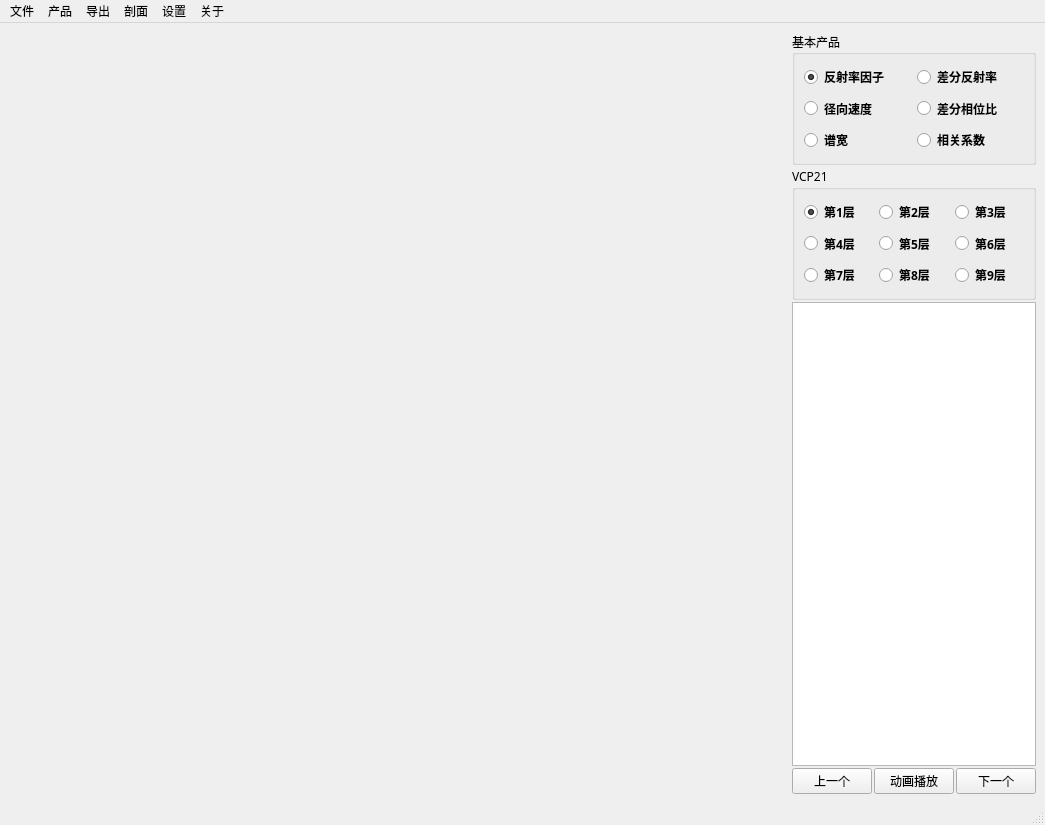
<?xml version="1.0" encoding="UTF-8"?>
<ui version="4.0">
 <class>MainWindow</class>
 <widget class="QMainWindow" name="MainWindow">
  <property name="geometry">
   <rect>
    <x>0</x>
    <y>0</y>
    <width>1045</width>
    <height>825</height>
   </rect>
  </property>
  <property name="windowTitle">
   <string>新一代天气雷达数据处理软件</string>
  </property>
  <property name="windowIcon">
   <iconset resource="radar_icon.qrc">
    <normaloff>:/res/icon/icons8-gps-antenna-80.png</normaloff>:/res/icon/icons8-gps-antenna-80.png</iconset>
  </property>
  <widget class="QWidget" name="centralWidget">
   <layout class="QHBoxLayout" name="horizontalLayout_3">
    <item>
     <layout class="QHBoxLayout" name="horizontalLayout_2" stretch="20,1">
      <property name="spacing">
       <number>2</number>
      </property>
      <item>
       <widget class="MplWidget" name="MplWidget" native="true">
        <property name="sizePolicy">
         <sizepolicy hsizetype="Expanding" vsizetype="Expanding">
          <horstretch>1</horstretch>
          <verstretch>1</verstretch>
         </sizepolicy>
        </property>
        <property name="minimumSize">
         <size>
          <width>550</width>
          <height>550</height>
         </size>
        </property>
        <property name="statusTip">
         <string>天气雷达图像显示</string>
        </property>
       </widget>
      </item>
      <item>
       <layout class="QVBoxLayout" name="verticalLayout_3" stretch="6,11">
        <property name="spacing">
         <number>2</number>
        </property>
        <item>
         <layout class="QVBoxLayout" name="verticalLayout_2" stretch="0,0">
          <property name="spacing">
           <number>2</number>
          </property>
          <item>
           <widget class="QGroupBox" name="groupBox_2">
            <property name="sizePolicy">
             <sizepolicy hsizetype="Preferred" vsizetype="Preferred">
              <horstretch>0</horstretch>
              <verstretch>10</verstretch>
             </sizepolicy>
            </property>
            <property name="minimumSize">
             <size>
              <width>20</width>
              <height>10</height>
             </size>
            </property>
            <property name="font">
             <font>
              <family>微软雅黑</family>
             </font>
            </property>
            <property name="toolTipDuration">
             <number>-1</number>
            </property>
            <property name="statusTip">
             <string>选择显示的产品</string>
            </property>
            <property name="autoFillBackground">
             <bool>false</bool>
            </property>
            <property name="title">
             <string>基本产品</string>
            </property>
            <property name="checkable">
             <bool>false</bool>
            </property>
            <layout class="QGridLayout" name="gridLayout_2">
             <item row="2" column="1">
              <widget class="QRadioButton" name="radioButton_15">
               <property name="sizePolicy">
                <sizepolicy hsizetype="Preferred" vsizetype="Preferred">
                 <horstretch>0</horstretch>
                 <verstretch>10</verstretch>
                </sizepolicy>
               </property>
               <property name="font">
                <font>
                 <weight>75</weight>
                 <bold>true</bold>
                </font>
               </property>
               <property name="text">
                <string>相关系数</string>
               </property>
              </widget>
             </item>
             <item row="2" column="0">
              <widget class="QRadioButton" name="radioButton_12">
               <property name="sizePolicy">
                <sizepolicy hsizetype="Preferred" vsizetype="Preferred">
                 <horstretch>0</horstretch>
                 <verstretch>10</verstretch>
                </sizepolicy>
               </property>
               <property name="font">
                <font>
                 <weight>75</weight>
                 <bold>true</bold>
                </font>
               </property>
               <property name="text">
                <string>谱宽</string>
               </property>
              </widget>
             </item>
             <item row="1" column="1">
              <widget class="QRadioButton" name="radioButton_14">
               <property name="sizePolicy">
                <sizepolicy hsizetype="Preferred" vsizetype="Preferred">
                 <horstretch>0</horstretch>
                 <verstretch>10</verstretch>
                </sizepolicy>
               </property>
               <property name="font">
                <font>
                 <weight>75</weight>
                 <bold>true</bold>
                </font>
               </property>
               <property name="text">
                <string>差分相位比</string>
               </property>
              </widget>
             </item>
             <item row="0" column="0">
              <widget class="QRadioButton" name="radioButton_10">
               <property name="sizePolicy">
                <sizepolicy hsizetype="Preferred" vsizetype="Preferred">
                 <horstretch>0</horstretch>
                 <verstretch>10</verstretch>
                </sizepolicy>
               </property>
               <property name="font">
                <font>
                 <family>微软雅黑</family>
                 <weight>75</weight>
                 <bold>true</bold>
                </font>
               </property>
               <property name="text">
                <string>反射率因子</string>
               </property>
               <property name="checked">
                <bool>true</bool>
               </property>
              </widget>
             </item>
             <item row="0" column="1">
              <widget class="QRadioButton" name="radioButton_13">
               <property name="sizePolicy">
                <sizepolicy hsizetype="Preferred" vsizetype="Preferred">
                 <horstretch>0</horstretch>
                 <verstretch>10</verstretch>
                </sizepolicy>
               </property>
               <property name="font">
                <font>
                 <weight>75</weight>
                 <bold>true</bold>
                </font>
               </property>
               <property name="text">
                <string>差分反射率</string>
               </property>
              </widget>
             </item>
             <item row="1" column="0">
              <widget class="QRadioButton" name="radioButton_11">
               <property name="sizePolicy">
                <sizepolicy hsizetype="Preferred" vsizetype="Preferred">
                 <horstretch>0</horstretch>
                 <verstretch>10</verstretch>
                </sizepolicy>
               </property>
               <property name="font">
                <font>
                 <weight>75</weight>
                 <bold>true</bold>
                </font>
               </property>
               <property name="text">
                <string>径向速度</string>
               </property>
              </widget>
             </item>
            </layout>
           </widget>
          </item>
          <item>
           <widget class="QGroupBox" name="groupBox">
            <property name="sizePolicy">
             <sizepolicy hsizetype="Preferred" vsizetype="Preferred">
              <horstretch>0</horstretch>
              <verstretch>10</verstretch>
             </sizepolicy>
            </property>
            <property name="minimumSize">
             <size>
              <width>20</width>
              <height>10</height>
             </size>
            </property>
            <property name="font">
             <font>
              <family>微软雅黑</family>
             </font>
            </property>
            <property name="statusTip">
             <string>选择要显示的仰角</string>
            </property>
            <property name="title">
             <string>VCP21</string>
            </property>
            <property name="checkable">
             <bool>false</bool>
            </property>
            <layout class="QGridLayout" name="gridLayout">
             <item row="0" column="1">
              <widget class="QRadioButton" name="radioButton_2">
               <property name="sizePolicy">
                <sizepolicy hsizetype="Preferred" vsizetype="Preferred">
                 <horstretch>0</horstretch>
                 <verstretch>10</verstretch>
                </sizepolicy>
               </property>
               <property name="font">
                <font>
                 <family>微软雅黑</family>
                 <weight>75</weight>
                 <bold>true</bold>
                </font>
               </property>
               <property name="text">
                <string>第2层</string>
               </property>
              </widget>
             </item>
             <item row="1" column="0">
              <widget class="QRadioButton" name="radioButton_4">
               <property name="sizePolicy">
                <sizepolicy hsizetype="Preferred" vsizetype="Preferred">
                 <horstretch>0</horstretch>
                 <verstretch>10</verstretch>
                </sizepolicy>
               </property>
               <property name="font">
                <font>
                 <family>微软雅黑</family>
                 <weight>75</weight>
                 <bold>true</bold>
                </font>
               </property>
               <property name="text">
                <string>第4层</string>
               </property>
              </widget>
             </item>
             <item row="1" column="1">
              <widget class="QRadioButton" name="radioButton_5">
               <property name="sizePolicy">
                <sizepolicy hsizetype="Preferred" vsizetype="Preferred">
                 <horstretch>0</horstretch>
                 <verstretch>10</verstretch>
                </sizepolicy>
               </property>
               <property name="font">
                <font>
                 <family>微软雅黑</family>
                 <weight>75</weight>
                 <bold>true</bold>
                </font>
               </property>
               <property name="text">
                <string>第5层</string>
               </property>
              </widget>
             </item>
             <item row="0" column="2">
              <widget class="QRadioButton" name="radioButton_3">
               <property name="sizePolicy">
                <sizepolicy hsizetype="Preferred" vsizetype="Preferred">
                 <horstretch>0</horstretch>
                 <verstretch>10</verstretch>
                </sizepolicy>
               </property>
               <property name="font">
                <font>
                 <family>微软雅黑</family>
                 <weight>75</weight>
                 <bold>true</bold>
                </font>
               </property>
               <property name="text">
                <string>第3层</string>
               </property>
              </widget>
             </item>
             <item row="0" column="0">
              <widget class="QRadioButton" name="radioButton_1">
               <property name="sizePolicy">
                <sizepolicy hsizetype="Preferred" vsizetype="Preferred">
                 <horstretch>0</horstretch>
                 <verstretch>10</verstretch>
                </sizepolicy>
               </property>
               <property name="font">
                <font>
                 <family>微软雅黑</family>
                 <weight>75</weight>
                 <bold>true</bold>
                </font>
               </property>
               <property name="text">
                <string>第1层</string>
               </property>
               <property name="checked">
                <bool>true</bool>
               </property>
              </widget>
             </item>
             <item row="2" column="0">
              <widget class="QRadioButton" name="radioButton_7">
               <property name="sizePolicy">
                <sizepolicy hsizetype="Preferred" vsizetype="Preferred">
                 <horstretch>0</horstretch>
                 <verstretch>10</verstretch>
                </sizepolicy>
               </property>
               <property name="font">
                <font>
                 <family>微软雅黑</family>
                 <weight>75</weight>
                 <bold>true</bold>
                </font>
               </property>
               <property name="text">
                <string>第7层</string>
               </property>
              </widget>
             </item>
             <item row="2" column="1">
              <widget class="QRadioButton" name="radioButton_8">
               <property name="sizePolicy">
                <sizepolicy hsizetype="Preferred" vsizetype="Preferred">
                 <horstretch>0</horstretch>
                 <verstretch>10</verstretch>
                </sizepolicy>
               </property>
               <property name="font">
                <font>
                 <family>微软雅黑</family>
                 <weight>75</weight>
                 <bold>true</bold>
                </font>
               </property>
               <property name="text">
                <string>第8层</string>
               </property>
              </widget>
             </item>
             <item row="1" column="2">
              <widget class="QRadioButton" name="radioButton_6">
               <property name="sizePolicy">
                <sizepolicy hsizetype="Preferred" vsizetype="Preferred">
                 <horstretch>0</horstretch>
                 <verstretch>10</verstretch>
                </sizepolicy>
               </property>
               <property name="font">
                <font>
                 <family>微软雅黑</family>
                 <weight>75</weight>
                 <bold>true</bold>
                </font>
               </property>
               <property name="text">
                <string>第6层</string>
               </property>
              </widget>
             </item>
             <item row="2" column="2">
              <widget class="QRadioButton" name="radioButton_9">
               <property name="sizePolicy">
                <sizepolicy hsizetype="Preferred" vsizetype="Preferred">
                 <horstretch>0</horstretch>
                 <verstretch>10</verstretch>
                </sizepolicy>
               </property>
               <property name="font">
                <font>
                 <family>微软雅黑</family>
                 <weight>75</weight>
                 <bold>true</bold>
                </font>
               </property>
               <property name="text">
                <string>第9层</string>
               </property>
              </widget>
             </item>
            </layout>
           </widget>
          </item>
         </layout>
        </item>
        <item>
         <layout class="QVBoxLayout" name="verticalLayout" stretch="20,1">
          <property name="spacing">
           <number>2</number>
          </property>
          <item>
           <widget class="QListWidget" name="listWidget">
            <property name="sizePolicy">
             <sizepolicy hsizetype="Preferred" vsizetype="Preferred">
              <horstretch>0</horstretch>
              <verstretch>10</verstretch>
             </sizepolicy>
            </property>
            <property name="minimumSize">
             <size>
              <width>0</width>
              <height>50</height>
             </size>
            </property>
            <property name="statusTip">
             <string>雷达基数据列表</string>
            </property>
           </widget>
          </item>
          <item>
           <layout class="QHBoxLayout" name="horizontalLayout">
            <item>
             <widget class="QPushButton" name="pushButton">
              <property name="sizePolicy">
               <sizepolicy hsizetype="Preferred" vsizetype="Preferred">
                <horstretch>0</horstretch>
                <verstretch>10</verstretch>
               </sizepolicy>
              </property>
              <property name="font">
               <font>
                <family>微软雅黑</family>
               </font>
              </property>
              <property name="text">
               <string>上一个</string>
              </property>
             </widget>
            </item>
            <item>
             <widget class="QPushButton" name="pushButton_2">
              <property name="sizePolicy">
               <sizepolicy hsizetype="Preferred" vsizetype="Preferred">
                <horstretch>0</horstretch>
                <verstretch>10</verstretch>
               </sizepolicy>
              </property>
              <property name="font">
               <font>
                <family>微软雅黑</family>
               </font>
              </property>
              <property name="text">
               <string>动画播放</string>
              </property>
             </widget>
            </item>
            <item>
             <widget class="QPushButton" name="pushButton_3">
              <property name="sizePolicy">
               <sizepolicy hsizetype="Preferred" vsizetype="Preferred">
                <horstretch>0</horstretch>
                <verstretch>10</verstretch>
               </sizepolicy>
              </property>
              <property name="font">
               <font>
                <family>微软雅黑</family>
               </font>
              </property>
              <property name="text">
               <string>下一个</string>
              </property>
             </widget>
            </item>
           </layout>
          </item>
         </layout>
        </item>
       </layout>
      </item>
     </layout>
    </item>
   </layout>
  </widget>
  <widget class="QMenuBar" name="menuBar">
   <property name="geometry">
    <rect>
     <x>0</x>
     <y>0</y>
     <width>1045</width>
     <height>23</height>
    </rect>
   </property>
   <widget class="QMenu" name="menu_2">
    <property name="title">
     <string>产品</string>
    </property>
    <widget class="QMenu" name="menu3D">
     <property name="title">
      <string>3D显示</string>
     </property>
     <property name="icon">
      <iconset resource="radar_icon.qrc">
       <normaloff>:/res/icon/icons8-virtualbox-96.png</normaloff>:/res/icon/icons8-virtualbox-96.png</iconset>
     </property>
     <addaction name="actionr"/>
     <addaction name="actionv"/>
     <addaction name="actionw"/>
    </widget>
    <addaction name="actioncappi"/>
    <addaction name="actioncr"/>
    <addaction name="separator"/>
    <addaction name="actionVVP"/>
    <addaction name="actionVAD"/>
    <addaction name="actionCentroid_height"/>
    <addaction name="actionLWC"/>
    <addaction name="actionCLOUD_TOP"/>
    <addaction name="separator"/>
    <addaction name="actionstorm_Identification"/>
    <addaction name="actionstorm_track"/>
    <addaction name="separator"/>
    <addaction name="menu3D"/>
   </widget>
   <widget class="QMenu" name="menu_3">
    <property name="title">
     <string>导出</string>
    </property>
    <addaction name="actionCAPPI"/>
    <addaction name="actionCR"/>
    <addaction name="separator"/>
    <addaction name="actionVVP_2"/>
    <addaction name="actionVAD_2"/>
    <addaction name="actionheight"/>
    <addaction name="actionLWC_2"/>
    <addaction name="actiontop"/>
    <addaction name="actionIdentification"/>
    <addaction name="actiontrack"/>
   </widget>
   <widget class="QMenu" name="menu_4">
    <property name="title">
     <string>设置</string>
    </property>
    <widget class="QMenu" name="menu_6">
     <property name="title">
      <string>显示设置</string>
     </property>
     <property name="icon">
      <iconset resource="radar_icon.qrc">
       <normaloff>:/res/icon/icons8-support-60.png</normaloff>:/res/icon/icons8-support-60.png</iconset>
     </property>
     <addaction name="actionwithmap"/>
     <addaction name="actioncontinuous"/>
    </widget>
    <addaction name="actionsavedir"/>
    <addaction name="menu_6"/>
    <addaction name="actionstation"/>
   </widget>
   <widget class="QMenu" name="menu_5">
    <property name="title">
     <string>关于</string>
    </property>
    <addaction name="actionabout_data_format"/>
    <addaction name="separator"/>
    <addaction name="actionabout_this_program"/>
    <addaction name="actionabout_us"/>
    <addaction name="actioncontact_us"/>
   </widget>
   <widget class="QMenu" name="menu_7">
    <property name="title">
     <string>剖面</string>
    </property>
    <addaction name="actionvertical"/>
   </widget>
   <widget class="QMenu" name="menu">
    <property name="title">
     <string>文件</string>
    </property>
    <addaction name="actionopen_2"/>
    <addaction name="actionopendir_2"/>
    <addaction name="separator"/>
    <addaction name="actionquit_2"/>
   </widget>
   <addaction name="menu"/>
   <addaction name="menu_2"/>
   <addaction name="menu_3"/>
   <addaction name="menu_7"/>
   <addaction name="menu_4"/>
   <addaction name="menu_5"/>
  </widget>
  <widget class="QStatusBar" name="statusBar"/>
  <action name="actionopen">
   <property name="icon">
    <iconset resource="radar_icon.qrc">
     <normaloff>:/res/icon/icons8-opened-folder-128.png</normaloff>:/res/icon/icons8-opened-folder-128.png</iconset>
   </property>
   <property name="text">
    <string>打开文件</string>
   </property>
   <property name="statusTip">
    <string>打开一个天气雷达基数据</string>
   </property>
  </action>
  <action name="actionquit">
   <property name="icon">
    <iconset resource="radar_icon.qrc">
     <normaloff>:/res/icon/icons8-exit-64.png</normaloff>:/res/icon/icons8-exit-64.png</iconset>
   </property>
   <property name="text">
    <string>退出</string>
   </property>
   <property name="statusTip">
    <string>退出软件</string>
   </property>
  </action>
  <action name="actionVVP">
   <property name="icon">
    <iconset resource="radar_icon.qrc">
     <normaloff>:/res/icon/icons8-wind-turbines-64.png</normaloff>:/res/icon/icons8-wind-turbines-64.png</iconset>
   </property>
   <property name="text">
    <string>水平风场</string>
   </property>
  </action>
  <action name="actionVAD">
   <property name="icon">
    <iconset resource="radar_icon.qrc">
     <normaloff>:/res/icon/icons8-wind-turbine-64.png</normaloff>:/res/icon/icons8-wind-turbine-64.png</iconset>
   </property>
   <property name="text">
    <string>垂直风场</string>
   </property>
  </action>
  <action name="actionLWC">
   <property name="icon">
    <iconset resource="radar_icon.qrc">
     <normaloff>:/res/icon/icons8-water-steam-48.png</normaloff>:/res/icon/icons8-water-steam-48.png</iconset>
   </property>
   <property name="text">
    <string>液态水含量</string>
   </property>
  </action>
  <action name="actionCLOUD_TOP">
   <property name="icon">
    <iconset resource="radar_icon.qrc">
     <normaloff>:/res/icon/icons8-storm-64.png</normaloff>:/res/icon/icons8-storm-64.png</iconset>
   </property>
   <property name="text">
    <string>风暴顶高度</string>
   </property>
  </action>
  <action name="actionstorm_Identification">
   <property name="icon">
    <iconset resource="radar_icon.qrc">
     <normaloff>:/res/icon/icons8-lightning-bolt-40.png</normaloff>:/res/icon/icons8-lightning-bolt-40.png</iconset>
   </property>
   <property name="text">
    <string>风暴识别</string>
   </property>
  </action>
  <action name="actionCentroid_height">
   <property name="icon">
    <iconset resource="radar_icon.qrc">
     <normaloff>:/res/icon/icons8-heaven-80.png</normaloff>:/res/icon/icons8-heaven-80.png</iconset>
   </property>
   <property name="text">
    <string>质心高度</string>
   </property>
  </action>
  <action name="actionstation">
   <property name="icon">
    <iconset resource="radar_icon.qrc">
     <normaloff>:/res/icon/icons8-services-60.png</normaloff>:/res/icon/icons8-services-60.png</iconset>
   </property>
   <property name="text">
    <string>站点信息设置</string>
   </property>
  </action>
  <action name="actionabout_this_program">
   <property name="icon">
    <iconset resource="radar_icon.qrc">
     <normaloff>:/res/icon/icons8-dashed-cloud-96.png</normaloff>:/res/icon/icons8-dashed-cloud-96.png</iconset>
   </property>
   <property name="text">
    <string>关于本项目</string>
   </property>
  </action>
  <action name="actionabout_us">
   <property name="icon">
    <iconset resource="radar_icon.qrc">
     <normaloff>:/res/icon/icons8-people-80.png</normaloff>:/res/icon/icons8-people-80.png</iconset>
   </property>
   <property name="text">
    <string>关于我们</string>
   </property>
  </action>
  <action name="actioncontact_us">
   <property name="icon">
    <iconset resource="radar_icon.qrc">
     <normaloff>:/res/icon/icons8-contacts-32.png</normaloff>:/res/icon/icons8-contacts-32.png</iconset>
   </property>
   <property name="text">
    <string>联系我们</string>
   </property>
  </action>
  <action name="actionstorm_track">
   <property name="icon">
    <iconset resource="radar_icon.qrc">
     <normaloff>:/res/icon/icons8-radar-50.png</normaloff>:/res/icon/icons8-radar-50.png</iconset>
   </property>
   <property name="text">
    <string>风暴追踪</string>
   </property>
  </action>
  <action name="actionR">
   <property name="icon">
    <iconset resource="radar_icon.qrc">
     <normaloff>:/res/icon/icons8-storm-48.png</normaloff>:/res/icon/icons8-storm-48.png</iconset>
   </property>
   <property name="text">
    <string>反射率因子</string>
   </property>
  </action>
  <action name="actionW">
   <property name="icon">
    <iconset resource="radar_icon.qrc">
     <normaloff>:/res/icon/icons8-soundcloud-48 (1).png</normaloff>:/res/icon/icons8-soundcloud-48 (1).png</iconset>
   </property>
   <property name="text">
    <string>谱宽</string>
   </property>
  </action>
  <action name="actionV">
   <property name="icon">
    <iconset resource="radar_icon.qrc">
     <normaloff>:/res/icon/icons8-happy-cloud-80.png</normaloff>:/res/icon/icons8-happy-cloud-80.png</iconset>
   </property>
   <property name="text">
    <string>径向速度</string>
   </property>
  </action>
  <action name="actionNETCDF">
   <property name="icon">
    <iconset resource="radar_icon.qrc">
     <normaloff>:/res/icon/icons8-save-as-50.png</normaloff>:/res/icon/icons8-save-as-50.png</iconset>
   </property>
   <property name="text">
    <string>全部保存</string>
   </property>
  </action>
  <action name="actionabout_data_format">
   <property name="icon">
    <iconset resource="radar_icon.qrc">
     <normaloff>:/res/icon/icons8-toolbox-32.png</normaloff>:/res/icon/icons8-toolbox-32.png</iconset>
   </property>
   <property name="text">
    <string>关于导出数据格式</string>
   </property>
  </action>
  <action name="actionVVP_2">
   <property name="icon">
    <iconset resource="radar_icon.qrc">
     <normaloff>:/res/icon/icons8-wind-turbines-64.png</normaloff>:/res/icon/icons8-wind-turbines-64.png</iconset>
   </property>
   <property name="text">
    <string>水平风场</string>
   </property>
  </action>
  <action name="actionVAD_2">
   <property name="icon">
    <iconset resource="radar_icon.qrc">
     <normaloff>:/res/icon/icons8-wind-turbine-64.png</normaloff>:/res/icon/icons8-wind-turbine-64.png</iconset>
   </property>
   <property name="text">
    <string>垂直风场</string>
   </property>
  </action>
  <action name="actionLWC_2">
   <property name="icon">
    <iconset resource="radar_icon.qrc">
     <normaloff>:/res/icon/icons8-water-steam-48.png</normaloff>:/res/icon/icons8-water-steam-48.png</iconset>
   </property>
   <property name="text">
    <string>液态水含量</string>
   </property>
  </action>
  <action name="actionCAPPI">
   <property name="icon">
    <iconset resource="radar_icon.qrc">
     <normaloff>:/res/icon/icons8-windy-weather-64.png</normaloff>:/res/icon/icons8-windy-weather-64.png</iconset>
   </property>
   <property name="text">
    <string>CAPPI</string>
   </property>
  </action>
  <action name="actionCR">
   <property name="icon">
    <iconset resource="radar_icon.qrc">
     <normaloff>:/res/icon/icons8-windy-weather-64 (1).png</normaloff>:/res/icon/icons8-windy-weather-64 (1).png</iconset>
   </property>
   <property name="text">
    <string>组合反射率因子</string>
   </property>
  </action>
  <action name="actioncappi">
   <property name="icon">
    <iconset resource="radar_icon.qrc">
     <normaloff>:/res/icon/icons8-windy-weather-64.png</normaloff>:/res/icon/icons8-windy-weather-64.png</iconset>
   </property>
   <property name="text">
    <string>CAPPI</string>
   </property>
  </action>
  <action name="actioncr">
   <property name="icon">
    <iconset resource="radar_icon.qrc">
     <normaloff>:/res/icon/icons8-windy-weather-64 (1).png</normaloff>:/res/icon/icons8-windy-weather-64 (1).png</iconset>
   </property>
   <property name="text">
    <string>组合反射率因子</string>
   </property>
  </action>
  <action name="actiontop">
   <property name="icon">
    <iconset resource="radar_icon.qrc">
     <normaloff>:/res/icon/icons8-storm-64.png</normaloff>:/res/icon/icons8-storm-64.png</iconset>
   </property>
   <property name="text">
    <string>风暴顶高度</string>
   </property>
  </action>
  <action name="actionIdentification">
   <property name="icon">
    <iconset resource="radar_icon.qrc">
     <normaloff>:/res/icon/icons8-lightning-bolt-40.png</normaloff>:/res/icon/icons8-lightning-bolt-40.png</iconset>
   </property>
   <property name="text">
    <string>风暴识别</string>
   </property>
  </action>
  <action name="actiontrack">
   <property name="icon">
    <iconset resource="radar_icon.qrc">
     <normaloff>:/res/icon/icons8-radar-50.png</normaloff>:/res/icon/icons8-radar-50.png</iconset>
   </property>
   <property name="text">
    <string>风暴追踪</string>
   </property>
  </action>
  <action name="actionheight">
   <property name="icon">
    <iconset resource="radar_icon.qrc">
     <normaloff>:/res/icon/icons8-heaven-80.png</normaloff>:/res/icon/icons8-heaven-80.png</iconset>
   </property>
   <property name="text">
    <string>质心高度</string>
   </property>
  </action>
  <action name="actionsavedir">
   <property name="icon">
    <iconset resource="radar_icon.qrc">
     <normaloff>:/res/icon/icons8-add-folder-96.png</normaloff>:/res/icon/icons8-add-folder-96.png</iconset>
   </property>
   <property name="text">
    <string>保存设置</string>
   </property>
  </action>
  <action name="actionopendir">
   <property name="icon">
    <iconset resource="radar_icon.qrc">
     <normaloff>:/res/icon/icons8-opened-folder-480.png</normaloff>:/res/icon/icons8-opened-folder-480.png</iconset>
   </property>
   <property name="text">
    <string>打开文件夹</string>
   </property>
   <property name="statusTip">
    <string>打开存放雷达数据的文件夹</string>
   </property>
  </action>
  <action name="actionr">
   <property name="icon">
    <iconset resource="radar_icon.qrc">
     <normaloff>:/res/icon/icons8-storm-48.png</normaloff>:/res/icon/icons8-storm-48.png</iconset>
   </property>
   <property name="text">
    <string>反射率因子</string>
   </property>
  </action>
  <action name="actionv">
   <property name="icon">
    <iconset resource="radar_icon.qrc">
     <normaloff>:/res/icon/icons8-happy-cloud-80.png</normaloff>:/res/icon/icons8-happy-cloud-80.png</iconset>
   </property>
   <property name="text">
    <string>径向速度</string>
   </property>
  </action>
  <action name="actionw">
   <property name="icon">
    <iconset resource="radar_icon.qrc">
     <normaloff>:/res/icon/icons8-soundcloud-48 (1).png</normaloff>:/res/icon/icons8-soundcloud-48 (1).png</iconset>
   </property>
   <property name="text">
    <string>谱宽</string>
   </property>
  </action>
  <action name="actionvertical">
   <property name="icon">
    <iconset resource="radar_icon.qrc">
     <normaloff>:/res/icon/icons8-soundcloud-48.png</normaloff>:/res/icon/icons8-soundcloud-48.png</iconset>
   </property>
   <property name="text">
    <string>垂直剖面</string>
   </property>
  </action>
  <action name="actionopen_2">
   <property name="icon">
    <iconset resource="radar_icon.qrc">
     <normaloff>:/res/icon/icons8-opened-folder-128.png</normaloff>:/res/icon/icons8-opened-folder-128.png</iconset>
   </property>
   <property name="text">
    <string>打开文件</string>
   </property>
   <property name="statusTip">
    <string>退出软件</string>
   </property>
  </action>
  <action name="actionopendir_2">
   <property name="icon">
    <iconset resource="radar_icon.qrc">
     <normaloff>:/res/icon/icons8-opened-folder-480.png</normaloff>:/res/icon/icons8-opened-folder-480.png</iconset>
   </property>
   <property name="text">
    <string>打开文件夹</string>
   </property>
  </action>
  <action name="actionquit_2">
   <property name="icon">
    <iconset resource="radar_icon.qrc">
     <normaloff>:/res/icon/icons8-exit-64.png</normaloff>:/res/icon/icons8-exit-64.png</iconset>
   </property>
   <property name="text">
    <string>退出</string>
   </property>
  </action>
  <action name="actionwithmap">
   <property name="checkable">
    <bool>true</bool>
   </property>
   <property name="checked">
    <bool>false</bool>
   </property>
   <property name="enabled">
    <bool>true</bool>
   </property>
   <property name="icon">
    <iconset resource="radar_icon.qrc">
     <normaloff>:/res/icon/icons8-radar-64.png</normaloff>:/res/icon/icons8-radar-64.png</iconset>
   </property>
   <property name="text">
    <string>叠加地图</string>
   </property>
   <property name="shortcutVisibleInContextMenu">
    <bool>false</bool>
   </property>
  </action>
  <action name="actioncontinuous">
   <property name="checkable">
    <bool>true</bool>
   </property>
   <property name="checked">
    <bool>false</bool>
   </property>
   <property name="icon">
    <iconset resource="radar_icon.qrc">
     <normaloff>:/res/icon/icons8-barometer-40.png</normaloff>:/res/icon/icons8-barometer-40.png</iconset>
   </property>
   <property name="text">
    <string>连续色标</string>
   </property>
  </action>
 </widget>
 <customwidgets>
  <customwidget>
   <class>MplWidget</class>
   <extends>QWidget</extends>
   <header>mplwidget.h</header>
   <container>1</container>
  </customwidget>
 </customwidgets>
 <resources>
  <include location="radar_icon.qrc"/>
 </resources>
 <connections/>
</ui>
